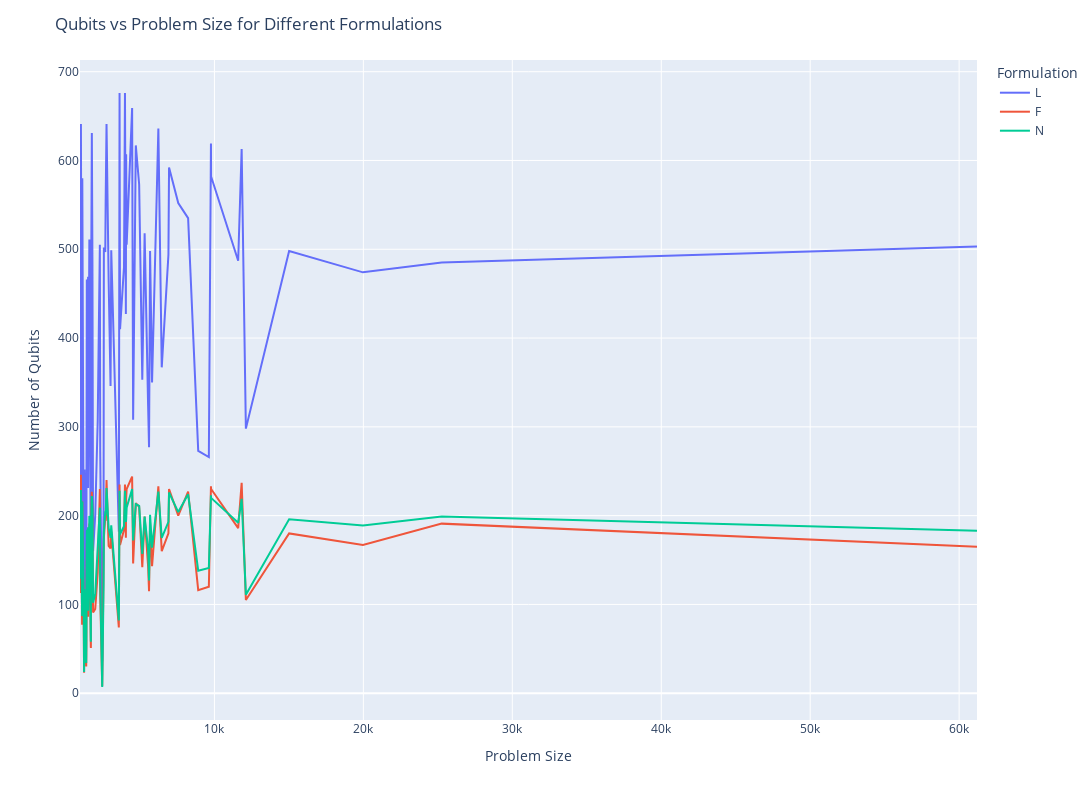

Here is the notebook cell this chart was saved with:
### Code cell
df = pd.read_csv('num_qubits.csv')

# Sort the DataFrame by 'Problem Size'
df = df.sort_values(by='Problem Size')

# Create a plot using plotly express
fig = px.line(df, x='Problem Size', y='#Qubits', color='Formulation', line_group='Formulation',
              labels={'#Qubits': 'Number of Qubits', 'Problem Size': 'Problem Size'})

# Update layout
fig.update_layout(
                title='Qubits vs Problem Size for Different Formulations',
                xaxis_title='Problem Size',
                yaxis_title='Number of Qubits',
                width=1300,
                height=800,
                 )

# Show the plot
fig.show()
fig.write_html('qubit_on_probsize.html')

### Figure 1 — Plotly figure (JSON) as saved in the notebook; plotly's stock layout.template omitted (floating-point values rounded to 4 significant figures)
{"data": [{"hovertemplate": "Formulation=L<br>Problem Size=%{x}<br>Number of Qubits=%{y}<extra></extra>", "legendgroup": "L", "line": {"color": "#636efa", "dash": "solid"}, "marker": {"symbol": "circle"}, "mode": "lines", "name": "L", "orientation": "v", "showlegend": true, "type": "scatter", "x": [976, 1002, 1038, 1117, 1131, 1223, 1250, 1275, 1394, 1405, 1434, 1494, 1518, 1519, 1604, 1701, 1707, 1711, 1771, 1812, 1836, 1854, 2000, 2166, 2309, 2333, 2468, 2559, 2578, 2673, 2696, 2757, 2899, 3027, 3074, 3583, 3632, 3665, 3931, 3995, 4055, 4074, 4108, 4475, 4543, 4722, 4948, 5158, 5315, 5549, 5611, 5681, 5814, 6237, 6464, 6914, 6954, 7572, 8235, 8913, 9626, 9768, 9778, 11596, 11829, 12113, 15016, 19972, 25260, 61199], "xaxis": "x", "y": [237, 523, 641, 127, 580, 150, 78, 252, 91, 151, 466, 377, 469, 231, 511, 124, 110, 417, 631, 483, 223, 160, 201, 307, 505, 273, 36, 207, 502, 497, 549, 641, 465, 346, 499, 182, 676, 410, 480, 676, 427, 607, 505, 659, 308, 617, 573, 353, 518, 324, 277, 498, 350, 636, 367, 494, 592, 552, 535, 273, 266, 619, 582, 487, 613, 298, 498, 474, 485, 503], "yaxis": "y"}, {"hovertemplate": "Formulation=F<br>Problem Size=%{x}<br>Number of Qubits=%{y}<extra></extra>", "legendgroup": "F", "line": {"color": "#EF553B", "dash": "solid"}, "marker": {"symbol": "circle"}, "mode": "lines", "name": "F", "orientation": "v", "showlegend": true, "type": "scatter", "x": [976, 1002, 1038, 1117, 1131, 1223, 1250, 1275, 1394, 1405, 1434, 1494, 1518, 1519, 1604, 1701, 1707, 1711, 1771, 1812, 1836, 1854, 2000, 2166, 2309, 2333, 2468, 2559, 2578, 2673, 2696, 2757, 2899, 3027, 3074, 3583, 3632, 3665, 3931, 3995, 4055, 4074, 4108, 4475, 4543, 4722, 4948, 5158, 5315, 5549, 5611, 5681, 5814, 6237, 6464, 6914, 6954, 7572, 8235, 8913, 9626, 9768, 9778, 11596, 11829, 12113, 15016, 19972, 25260, 61199], "xaxis": "x", "y": [113, 213, 246, 77, 216, 90, 23, 99, 30, 53, 169, 141, 180, 86, 191, 52, 51, 179, 227, 203, 103, 91, 95, 136, 230, 111, 8, 105, 175, 198, 194, 240, 166, 163, 182, 74, 235, 167, 184, 235, 175, 219, 230, 244, 146, 214, 210, 142, 199, 143, 115, 191, 143, 233, 160, 180, 230, 200, 227, 116, 120, 233, 230, 186, 237, 105, 180, 167, 191, 165], "yaxis": "y"}, {"hovertemplate": "Formulation=N<br>Problem Size=%{x}<br>Number of Qubits=%{y}<extra></extra>", "legendgroup": "N", "line": {"color": "#00cc96", "dash": "solid"}, "marker": {"symbol": "circle"}, "mode": "lines", "name": "N", "orientation": "v", "showlegend": true, "type": "scatter", "x": [976, 1002, 1038, 1117, 1131, 1223, 1250, 1275, 1394, 1405, 1434, 1494, 1518, 1519, 1604, 1701, 1707, 1711, 1771, 1812, 1836, 1854, 2000, 2166, 2309, 2333, 2468, 2559, 2578, 2673, 2696, 2757, 2899, 3027, 3074, 3583, 3632, 3665, 3931, 3995, 4055, 4074, 4108, 4475, 4543, 4722, 4948, 5158, 5315, 5549, 5611, 5681, 5814, 6237, 6464, 6914, 6954, 7572, 8235, 8913, 9626, 9768, 9778, 11596, 11829, 12113, 15016, 19972, 25260, 61199], "xaxis": "x", "y": [129, 215, 229, 87, 216, 100, 24, 117, 34, 62, 184, 165, 187, 93, 200, 60, 58, 188, 222, 207, 119, 102, 112, 158, 209, 126, 7, 122, 181, 205, 200, 231, 186, 175, 189, 82, 228, 179, 188, 228, 193, 195, 209, 230, 172, 213, 211, 157, 199, 162, 127, 201, 164, 227, 175, 193, 226, 204, 224, 138, 141, 223, 220, 192, 219, 111, 196, 189, 199, 183], "yaxis": "y"}], "layout": {"height": 800, "legend": {"title": {"text": "Formulation"}, "tracegroupgap": 0}, "margin": {"t": 60}, "title": {"text": "Qubits vs Problem Size for Different Formulations"}, "width": 1300, "xaxis": {"anchor": "y", "autorange": true, "domain": [0, 1], "range": [976, 61199], "title": {"text": "Problem Size"}, "type": "linear"}, "yaxis": {"anchor": "x", "autorange": true, "domain": [0, 1], "range": [-30.17, 713.2], "title": {"text": "Number of Qubits"}, "type": "linear"}}}
